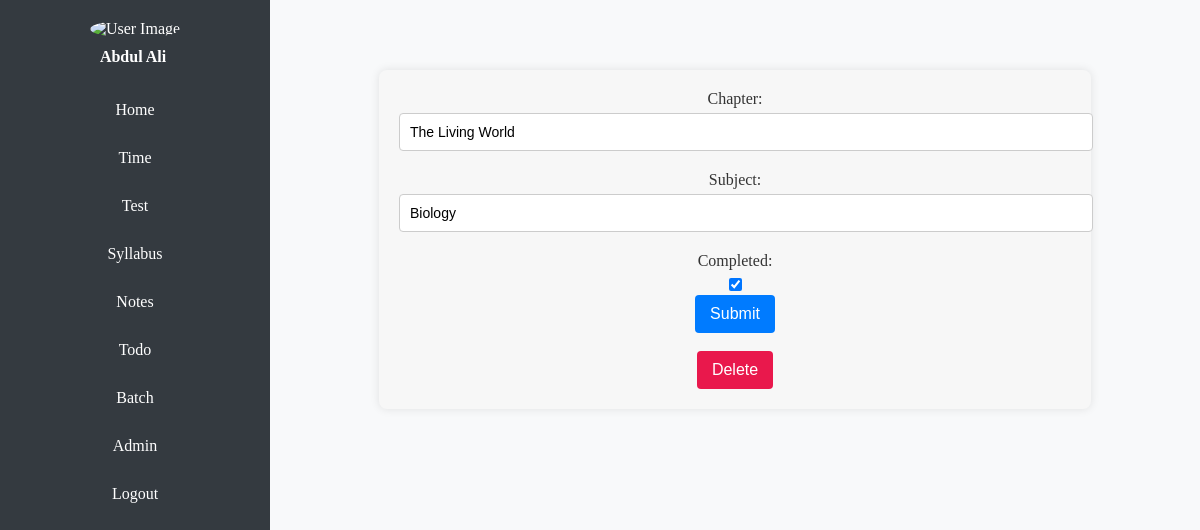
Page /todo/syallbuss/update/2 (signed in) on the committed database.
### todo/models.py (models this page shows, shortened)
class syallbuss(models.Model):
    Cname = models.CharField(max_length=100,default=None)
    Subject = models.CharField(max_length=100,default=None)
    completed = models.BooleanField(default=False)
    user = models.ForeignKey(settings.AUTH_USER_MODEL, on_delete=models.CASCADE)

### todo/views.py (the view, shortened to what this page needs)
# urls.py: path('syallbuss/update/<int:pk>', views.syal_update, name='syallbuss'),
@login_required
def syal_update(request,pk):
    syal = syallbuss.objects.filter(user=request.user).get(pk=pk)
    return render(request, 'todo/syallbuss_update.html',{'syal': syal})

### Templates/todo/syallbuss_update.html (shortened to what this page needs)
{% extends "base.html" %}
{% block content %}
<div class="container">
    <div class="form">
        <form action="" method="post">
            <label for="Chapter">Chapter:</label>
            <input type="text" name="Chapter" placeholder="Enter Chapter's Name" class="input-field" value="{{ syal.Cname }}">
            <label for="Subject">Subject:</label>
            <input type="text" name="Subject" placeholder="Enter Subject's Name" class="input-field" value="{{ syal.Subject }}">
            <label for="completed">Completed:</label>
            <input type="checkbox" name="completed" {% if syal.completed %}checked{% endif %} id="completed"><br>
            <button type="submit" class="submit-btn">Submit</button>
        </form>
        <br>
        <form action="/todo/syallbuss/delete/{{syal.id}}" method="post">
            <button type="submit" class="delete-btn">Delete</button>
        </form>
    </div>
</div>
{% endblock content %}

### Templates/base.html (shortened to what this page needs)
{% if user.is_authenticated %}
{% load static %}
<!doctype html>
<html lang="en">
<head>
    <link rel="stylesheet" href="{% static 'css/style.css' %}">
    <div class="sidebar">
        <div class="user">
        <img src="https://avatars.githubusercontent.com/u/70070584?v=4" alt="User Image" class="profile_img">
        <div class="user-name"><a href="/profile">{{ request.user.first_name}} {{ request.user.last_name}}</a></div></div>
        <a href="/">Home</a>
        <a href="/time">Time</a>
        <a href="/test">Test</a>
        <a href="/todo/syallbuss">Syllabus</a>
        <a href="/notes">Notes</a>
        <a href="/todo">Todo</a>
        <a href="https://www.pw.live/study/" target="_blank">Batch</a>
        {% if request.user.is_superuser %}
        <a href="/admin">Admin</a>{% endif %}
        <a href="/logout">Logout</a>
    </div>
  </head>
<body>
<main>
  {% block content %}{% endblock %}
    </main>
  </body>
  </html>
  {% endif %}

### static/css/style.css (style rules this page uses)
body { margin: 0; display: flex; }
.sidebar { position: sticky; top: 0; height: 100vh; width: 250px; background-color: #343a40; color: white; display: flex; flex-direction: column; align-items: center; padding: 20px 10px; overflow-y: auto; scrollbar-width: none; }
.profile_img { width: 100px; height: 100px; border-radius: 50%; margin-bottom: 10px; }
.sidebar img { border-radius: 50%; margin-bottom: 10px; }
.sidebar .user-name { margin-bottom: 20px; font-weight: bold; }
.sidebar a { color: white; text-decoration: none; margin: 5px 0; width: 100%; padding: 10px; text-align: center; border-radius: 5px; transition: background 0.3s; }
main { flex-grow: 1; padding: 20px; text-align: center; background-color: #f8f9fa; align-items: center; }
.container { max-width: 1200px; margin: 0 auto; }
.container { text-align: center; }

### Templates/todo/syallbuss_update.html (style rules this page uses)
.container { width: 80%; margin: 0 auto; padding-top: 50px; }
.form { background-color: #f7f7f7; padding: 20px; border-radius: 8px; box-shadow: 0 0 10px rgba(0, 0, 0, 0.1); }
label { font-size: 16px; color: #333; margin-bottom: 5px; display: block; }
.input-field { width: 100%; padding: 10px; margin-bottom: 20px; border: 1px solid #ccc; border-radius: 4px; font-size: 14px; }
.submit-btn { padding: 10px 15px; background-color: #007bff; color: white; border: none; border-radius: 4px; cursor: pointer; font-size: 16px; }
.delete-btn { padding: 10px 15px; background-color: #e9184c; color: white; border: none; border-radius: 4px; cursor: pointer; font-size: 16px; }

### rows in the picture
syallbuss: Chapter "The Living World", Subject "Biology", completed "☑"

### other values in the picture
{{ request.user.first_name }} "Abdul"
{{ request.user.last_name }} "Ali"
